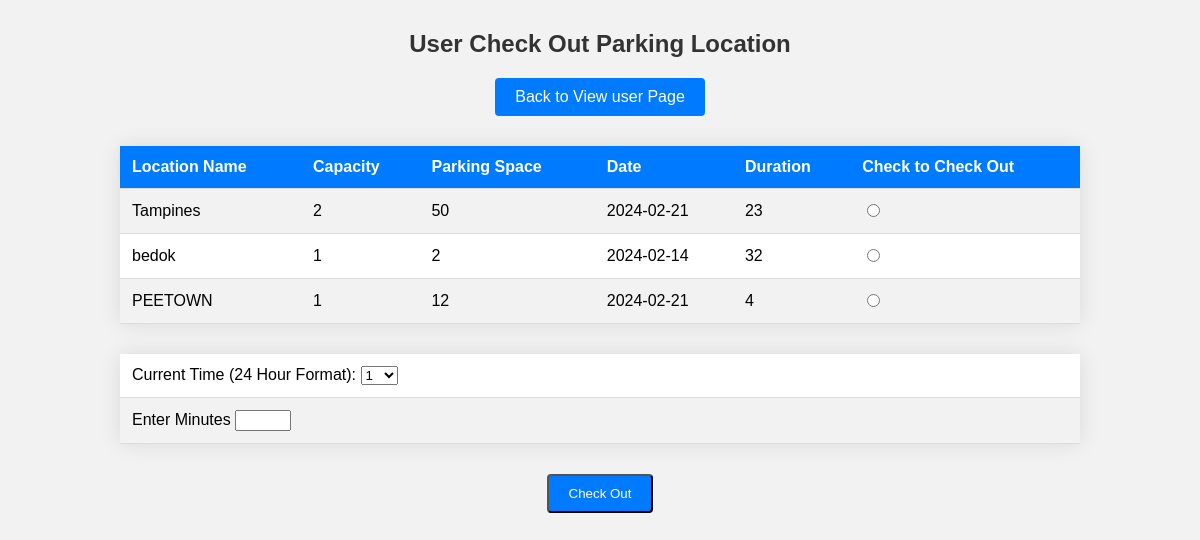
/UserCheckOut.php (signed in), run on the app's committed database.
### tables this page shows
CREATE TABLE `systems` (
  `SystemID` int(11) NOT NULL,
  `Date` date NOT NULL,
  `StartHour` int(2) NOT NULL,
  `StartMinutes` int(11) NOT NULL,
  `ExpectedEndHour` int(11) NOT NULL,
  `ExpectedEndMinutes` int(11) NOT NULL,
  `EndHour` int(11) NOT NULL,
  `EndMinutes` int(11) NOT NULL,
  `Duration` int(11) NOT NULL,
  `TotalCost` double NOT NULL,
  `userID` int(11) NOT NULL,
  `LocationID` int(11) NOT NULL
);

CREATE TABLE `locations` (
  `LocationID` int(11) NOT NULL,
  `LocationName` varchar(100) NOT NULL,
  `DescriptionLocation` varchar(100) NOT NULL,
  `Capacity` int(11) NOT NULL,
  `ParkingSpace` int(11) NOT NULL,
  `CostPerHr` double NOT NULL,
  `LateCost` double NOT NULL
);

### UserCheckOut.php (the view, shortened to what this page needs)
<?php
    require 'dbConnection.php';
    $userID = $_SESSION['userID'];
?>
<!DOCTYPE html>
<html lang="en">
<head>
    <link rel="stylesheet" href="css/styles2.css">
</head>
<body>
    <form action="UserCheckOut.php" method="POST">
        <h2>User Check Out Parking Location</h1>
        <div class="btn-container">
            <a href="UserViewLocation.php" class="btn">Back to View user Page</a>
        </div>
        <table>
            <tr>
                <th>Location Name</th>
                <th>Capacity</th>
                <th>Parking Space</th>
                <th>Date</th>
                <th>Duration</th>
                <th>Check to Check Out</th>
            </tr>
                <?php
                        $SelectSQLstatment = "SELECT s.LocationID, s.LocationName AS LocationName, s.Capacity, s.ParkingSpace, t.StartHour, t.StartMinutes, t.EndHour, t.EndMinutes, t.Duration, t.TotalCost, t.Date, t.ExpectedEndHour, t.ExpectedEndMinutes FROM systems t JOIN users u ON t.userID = u.userID JOIN locations s ON t.LocationID = s.LocationID WHERE u.userID = '$userID' AND t.StartHour IS NOT NULL AND t.EndHour = 0";
                        $filterStatement = mysqli_query($con, $SelectSQLstatment);
                        $RowData = mysqli_num_rows($filterStatement);
                        for ($i = 0; $i < $RowData; $i++) {
                        $displayRow = mysqli_fetch_assoc($filterStatement);
                ?>
                <tr>
                    <td><?php echo $displayRow['LocationName'];?></td>
                    <td><?php echo $displayRow['Capacity'];?></td>
                    <td><?php echo $displayRow['ParkingSpace'];?></td>
                    <td><?php echo $displayRow['Date'];?></td>
                    <td><?php echo $displayRow['Duration'];?></td>
                    <td>
                        <input type="radio" name="ClickLocation" value="<?php echo $displayRow['LocationID']; ?>" required>
                    </td>
                </tr>
                <?php
                    }
                ?>
        </table>
        <table>
            <tr>
                <td>
                    <label>Current Time (24 Hour Format):</label>
                    <select name="EndHour">
                    <?php foreach (range(1, 24) as $hour): ?>
                            <option value="<?php echo $hour; ?>"><?php echo $hour; ?></option>
                        <?php endforeach; ?>
                    </select>
                </td>
            </tr>
            <tr>
                <td>
                    <label>Enter Minutes</label>
                    <input type="number" name="EndMinutes" min="0" max="59" required><br>
                </td>
            </tr>
        </table>
            <input type="submit" name="submit" value="Check Out" class="btn">
        </form>
    </body>
</html>

### css/styles2.css (style rules this page uses)
body { font-family: Arial, sans-serif; background-color: #f2f2f2; margin: 0; padding: 0; }
h2 { text-align: center; margin-top: 30px; color: #333; }
table { width: 80%; margin: 30px auto; border-collapse: collapse; box-shadow: 0 0 20px rgba(0, 0, 0, 0.1); background-color: #fff; }
th, td { padding: 12px; text-align: left; border-bottom: 1px solid #ddd; }
th { background-color: #007bff; color: white; }
tr:nth-child(even) { background-color: #f2f2f2; }
form { text-align: center; margin-bottom: 20px; }
.btn-container { text-align: center; }
.btn { display: inline-block; padding: 10px 20px; background-color: #007bff; color: white; text-decoration: none; border-radius: 4px; transition: background-color 0.3s; }

### data on the page
systems: LocationID.LocationName "Tampines", LocationID.Capacity "2", LocationID.ParkingSpace "50", Date "2024-02-21", Duration "23"
systems: LocationID.LocationName "bedok", LocationID.Capacity "1", LocationID.ParkingSpace "2", Date "2024-02-14", Duration "32"
systems: LocationID.LocationName "PEETOWN", LocationID.Capacity "1", LocationID.ParkingSpace "12", Date "2024-02-21", Duration "4"

### other printed values
form field EndHour "1"
